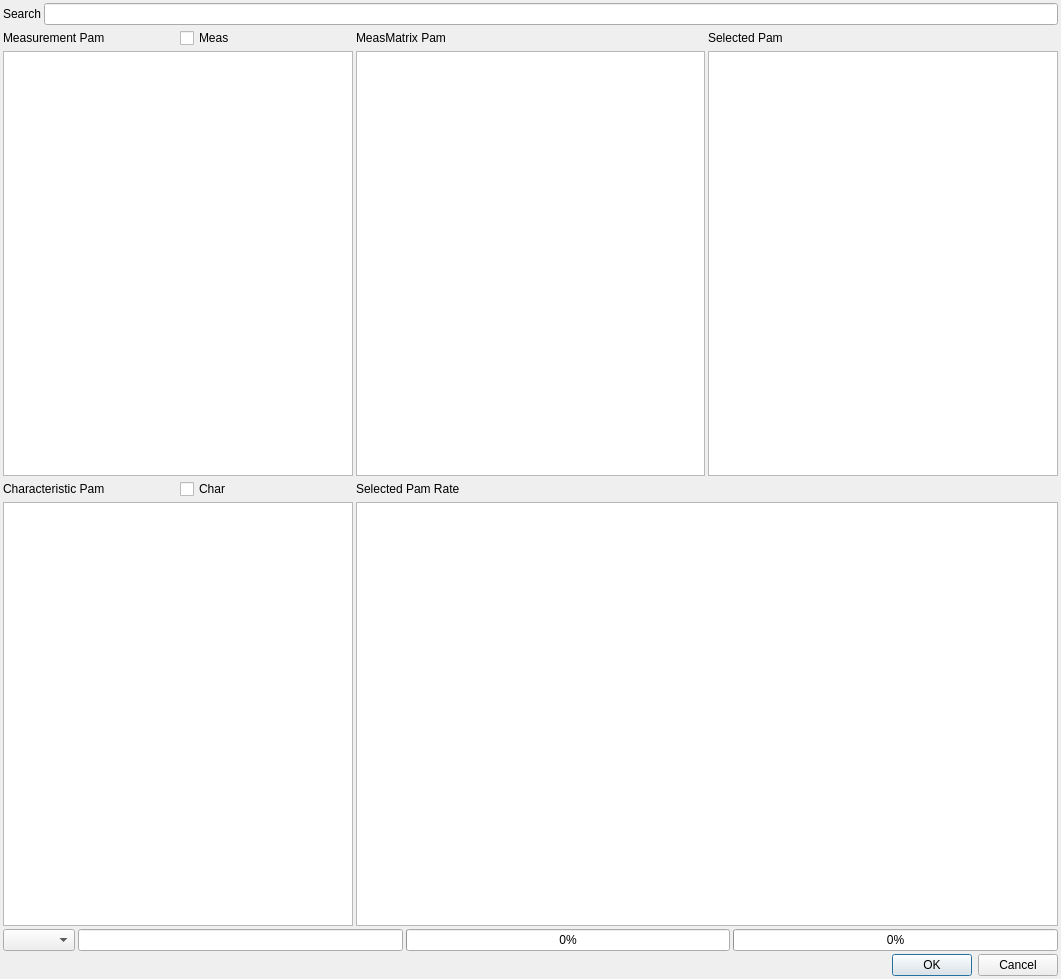
<?xml version="1.0" encoding="UTF-8"?>
<ui version="4.0">
 <class>PAMSELDlg</class>
 <widget class="QDialog" name="PAMSELDlg">
  <property name="geometry">
   <rect>
    <x>0</x>
    <y>0</y>
    <width>1061</width>
    <height>979</height>
   </rect>
  </property>
  <property name="font">
   <font>
    <family>Microsoft YaHei UI</family>
    <pointsize>10</pointsize>
    <weight>50</weight>
    <italic>false</italic>
    <bold>false</bold>
   </font>
  </property>
  <property name="windowTitle">
   <string>Dialog</string>
  </property>
  <layout class="QGridLayout" name="gridLayout_2">
   <property name="leftMargin">
    <number>3</number>
   </property>
   <property name="topMargin">
    <number>3</number>
   </property>
   <property name="rightMargin">
    <number>3</number>
   </property>
   <property name="bottomMargin">
    <number>3</number>
   </property>
   <property name="spacing">
    <number>3</number>
   </property>
   <item row="0" column="0">
    <layout class="QHBoxLayout" name="horizontalLayout_4">
     <property name="spacing">
      <number>3</number>
     </property>
     <item>
      <widget class="QLabel" name="label_6">
       <property name="sizePolicy">
        <sizepolicy hsizetype="Preferred" vsizetype="Fixed">
         <horstretch>0</horstretch>
         <verstretch>0</verstretch>
        </sizepolicy>
       </property>
       <property name="font">
        <font>
         <pointsize>9</pointsize>
        </font>
       </property>
       <property name="text">
        <string>Search</string>
       </property>
      </widget>
     </item>
     <item>
      <widget class="QLineEdit" name="lineEdit_Search">
       <property name="font">
        <font>
         <pointsize>9</pointsize>
        </font>
       </property>
      </widget>
     </item>
    </layout>
   </item>
   <item row="1" column="0">
    <layout class="QGridLayout" name="gridLayout" columnstretch="1,1,1">
     <property name="spacing">
      <number>3</number>
     </property>
     <item row="0" column="0">
      <layout class="QHBoxLayout" name="horizontalLayout">
       <property name="spacing">
        <number>3</number>
       </property>
       <item>
        <widget class="QLabel" name="label">
         <property name="sizePolicy">
          <sizepolicy hsizetype="Preferred" vsizetype="Fixed">
           <horstretch>0</horstretch>
           <verstretch>0</verstretch>
          </sizepolicy>
         </property>
         <property name="font">
          <font>
           <pointsize>9</pointsize>
          </font>
         </property>
         <property name="text">
          <string>Measurement Pam</string>
         </property>
        </widget>
       </item>
       <item>
        <widget class="QCheckBox" name="checkBox_Meas">
         <property name="font">
          <font>
           <pointsize>9</pointsize>
          </font>
         </property>
         <property name="text">
          <string>Meas</string>
         </property>
        </widget>
       </item>
      </layout>
     </item>
     <item row="0" column="1">
      <widget class="QLabel" name="label_5">
       <property name="sizePolicy">
        <sizepolicy hsizetype="Preferred" vsizetype="Fixed">
         <horstretch>0</horstretch>
         <verstretch>0</verstretch>
        </sizepolicy>
       </property>
       <property name="font">
        <font>
         <pointsize>9</pointsize>
        </font>
       </property>
       <property name="text">
        <string>MeasMatrix Pam</string>
       </property>
      </widget>
     </item>
     <item row="0" column="2">
      <widget class="QLabel" name="label_3">
       <property name="sizePolicy">
        <sizepolicy hsizetype="Preferred" vsizetype="Fixed">
         <horstretch>0</horstretch>
         <verstretch>0</verstretch>
        </sizepolicy>
       </property>
       <property name="font">
        <font>
         <pointsize>9</pointsize>
        </font>
       </property>
       <property name="text">
        <string>Selected Pam</string>
       </property>
      </widget>
     </item>
     <item row="1" column="0">
      <widget class="QListWidget" name="list_MeasPams">
       <property name="sizePolicy">
        <sizepolicy hsizetype="Expanding" vsizetype="Expanding">
         <horstretch>2</horstretch>
         <verstretch>0</verstretch>
        </sizepolicy>
       </property>
       <property name="font">
        <font>
         <family>Microsoft YaHei UI</family>
         <pointsize>9</pointsize>
         <weight>50</weight>
         <italic>false</italic>
         <bold>false</bold>
        </font>
       </property>
      </widget>
     </item>
     <item row="1" column="1">
      <widget class="QListWidget" name="list_MeasPamsMatrix">
       <property name="sizePolicy">
        <sizepolicy hsizetype="Expanding" vsizetype="Expanding">
         <horstretch>3</horstretch>
         <verstretch>0</verstretch>
        </sizepolicy>
       </property>
       <property name="font">
        <font>
         <family>Microsoft YaHei UI</family>
         <pointsize>9</pointsize>
         <weight>50</weight>
         <italic>false</italic>
         <bold>false</bold>
        </font>
       </property>
      </widget>
     </item>
     <item row="1" column="2">
      <widget class="QListWidget" name="list_Pams_Selected">
       <property name="sizePolicy">
        <sizepolicy hsizetype="Expanding" vsizetype="Expanding">
         <horstretch>3</horstretch>
         <verstretch>0</verstretch>
        </sizepolicy>
       </property>
       <property name="font">
        <font>
         <family>Microsoft YaHei UI</family>
         <pointsize>9</pointsize>
         <weight>50</weight>
         <italic>false</italic>
         <bold>false</bold>
        </font>
       </property>
      </widget>
     </item>
     <item row="2" column="0">
      <layout class="QHBoxLayout" name="horizontalLayout_2">
       <property name="spacing">
        <number>3</number>
       </property>
       <item>
        <widget class="QLabel" name="label_2">
         <property name="sizePolicy">
          <sizepolicy hsizetype="Preferred" vsizetype="Fixed">
           <horstretch>0</horstretch>
           <verstretch>0</verstretch>
          </sizepolicy>
         </property>
         <property name="font">
          <font>
           <pointsize>9</pointsize>
          </font>
         </property>
         <property name="text">
          <string>Characteristic Pam</string>
         </property>
        </widget>
       </item>
       <item>
        <widget class="QCheckBox" name="checkBox_Char">
         <property name="font">
          <font>
           <pointsize>9</pointsize>
          </font>
         </property>
         <property name="text">
          <string>Char</string>
         </property>
        </widget>
       </item>
      </layout>
     </item>
     <item row="3" column="0">
      <widget class="QListWidget" name="list_CharPams">
       <property name="sizePolicy">
        <sizepolicy hsizetype="Expanding" vsizetype="Expanding">
         <horstretch>2</horstretch>
         <verstretch>0</verstretch>
        </sizepolicy>
       </property>
       <property name="font">
        <font>
         <family>Microsoft YaHei UI</family>
         <pointsize>9</pointsize>
         <weight>50</weight>
         <italic>false</italic>
         <bold>false</bold>
        </font>
       </property>
       <property name="modelColumn">
        <number>0</number>
       </property>
      </widget>
     </item>
     <item row="3" column="1" colspan="2">
      <widget class="QTableWidget" name="table_Pams_Selected_Rate">
       <property name="sizePolicy">
        <sizepolicy hsizetype="Expanding" vsizetype="Expanding">
         <horstretch>3</horstretch>
         <verstretch>0</verstretch>
        </sizepolicy>
       </property>
       <property name="font">
        <font>
         <family>Microsoft YaHei UI</family>
         <pointsize>9</pointsize>
         <weight>50</weight>
         <italic>false</italic>
         <bold>false</bold>
        </font>
       </property>
      </widget>
     </item>
     <item row="2" column="1" colspan="2">
      <widget class="QLabel" name="label_4">
       <property name="sizePolicy">
        <sizepolicy hsizetype="Preferred" vsizetype="Fixed">
         <horstretch>0</horstretch>
         <verstretch>0</verstretch>
        </sizepolicy>
       </property>
       <property name="font">
        <font>
         <pointsize>9</pointsize>
        </font>
       </property>
       <property name="text">
        <string>Selected Pam Rate</string>
       </property>
      </widget>
     </item>
    </layout>
   </item>
   <item row="2" column="0">
    <layout class="QHBoxLayout" name="horizontalLayout_3">
     <property name="spacing">
      <number>3</number>
     </property>
     <item>
      <widget class="QComboBox" name="comboBox_Event">
       <property name="font">
        <font>
         <pointsize>9</pointsize>
        </font>
       </property>
      </widget>
     </item>
     <item>
      <widget class="QLineEdit" name="lineEdit_sizeMax">
       <property name="font">
        <font>
         <pointsize>9</pointsize>
        </font>
       </property>
      </widget>
     </item>
     <item>
      <widget class="QProgressBar" name="progressBar_VolumnUsage">
       <property name="font">
        <font>
         <pointsize>9</pointsize>
        </font>
       </property>
       <property name="value">
        <number>0</number>
       </property>
      </widget>
     </item>
     <item>
      <widget class="QProgressBar" name="progressBar_BusLoad">
       <property name="font">
        <font>
         <pointsize>9</pointsize>
        </font>
       </property>
       <property name="value">
        <number>0</number>
       </property>
      </widget>
     </item>
    </layout>
   </item>
   <item row="3" column="0">
    <widget class="QDialogButtonBox" name="buttonBox">
     <property name="font">
      <font>
       <pointsize>9</pointsize>
      </font>
     </property>
     <property name="orientation">
      <enum>Qt::Horizontal</enum>
     </property>
     <property name="standardButtons">
      <set>QDialogButtonBox::Cancel|QDialogButtonBox::Ok</set>
     </property>
    </widget>
   </item>
  </layout>
 </widget>
 <resources/>
 <connections>
  <connection>
   <sender>buttonBox</sender>
   <signal>accepted()</signal>
   <receiver>PAMSELDlg</receiver>
   <slot>accept()</slot>
   <hints>
    <hint type="sourcelabel">
     <x>248</x>
     <y>254</y>
    </hint>
    <hint type="destinationlabel">
     <x>157</x>
     <y>274</y>
    </hint>
   </hints>
  </connection>
  <connection>
   <sender>buttonBox</sender>
   <signal>rejected()</signal>
   <receiver>PAMSELDlg</receiver>
   <slot>reject()</slot>
   <hints>
    <hint type="sourcelabel">
     <x>316</x>
     <y>260</y>
    </hint>
    <hint type="destinationlabel">
     <x>286</x>
     <y>274</y>
    </hint>
   </hints>
  </connection>
 </connections>
</ui>
